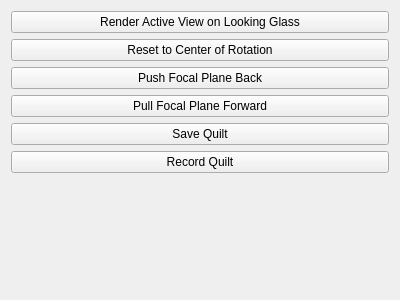
<?xml version="1.0" encoding="UTF-8"?>
<ui version="4.0">
 <class>pqLookingGlassDockPanel</class>
 <widget class="QWidget" name="pqLookingGlassDockPanel">
  <property name="geometry">
   <rect>
    <x>0</x>
    <y>0</y>
    <width>400</width>
    <height>300</height>
   </rect>
  </property>
  <property name="windowTitle">
   <string>Looking Glass</string>
  </property>
  <layout class="QVBoxLayout" name="verticalLayout">
   <item>
    <widget class="QPushButton" name="RenderOnLookingGlassButton">
     <property name="text">
      <string>Render Active View on Looking Glass</string>
     </property>
    </widget>
   </item>
   <item>
    <widget class="QPushButton" name="ResetToCenterOfRotationButton">
     <property name="text">
      <string>Reset to Center of Rotation</string>
     </property>
    </widget>
   </item>
   <item>
    <widget class="QPushButton" name="PushFocalPlaneBackButton">
     <property name="text">
      <string>Push Focal Plane Back</string>
     </property>
    </widget>
   </item>
   <item>
    <widget class="QPushButton" name="PullFocalPlaneForwardButton">
     <property name="text">
      <string>Pull Focal Plane Forward</string>
     </property>
    </widget>
   </item>
   <item>
    <widget class="QPushButton" name="SaveQuilt">
     <property name="text">
      <string>Save Quilt</string>
     </property>
    </widget>
   </item>
   <item>
    <widget class="QPushButton" name="RecordQuilt">
     <property name="text">
      <string>Record Quilt</string>
     </property>
    </widget>
   </item>
   <item>
    <spacer name="verticalSpacer">
     <property name="orientation">
      <enum>Qt::Vertical</enum>
     </property>
     <property name="sizeHint" stdset="0">
      <size>
       <width>20</width>
       <height>137</height>
      </size>
     </property>
    </spacer>
   </item>
  </layout>
 </widget>
 <resources/>
 <connections/>
</ui>
